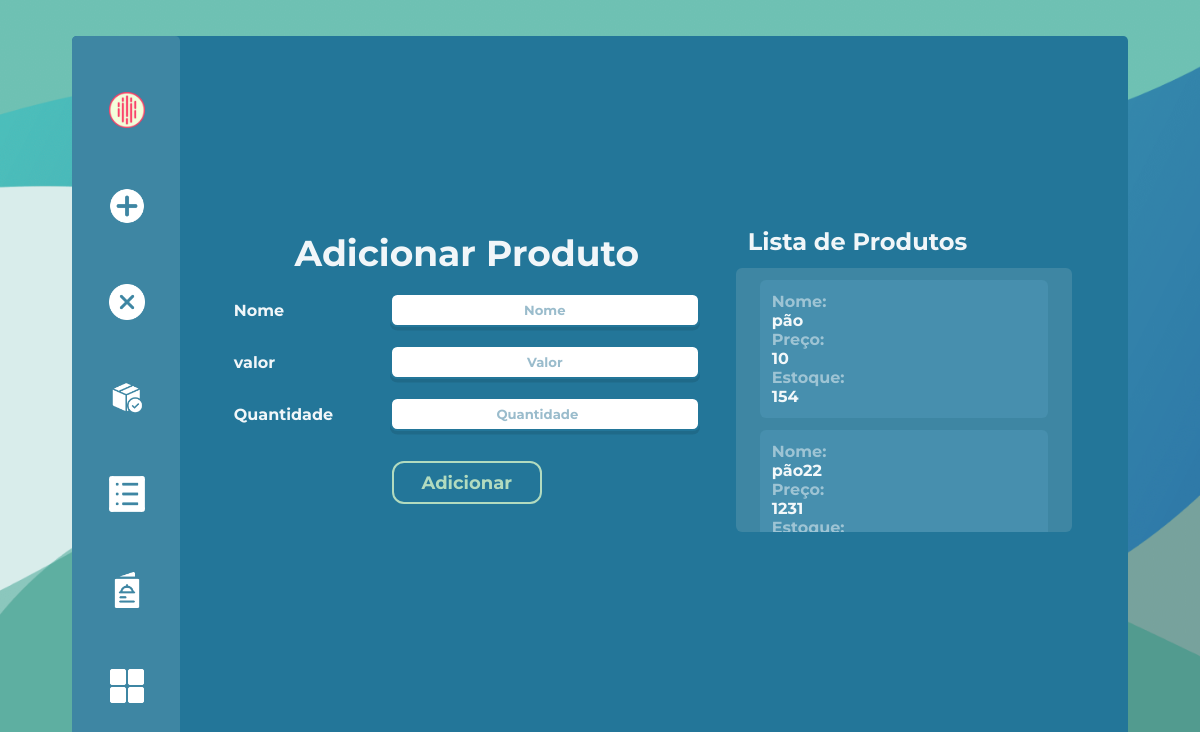
/adicionarProduto (signed in), run on the app's committed database.
### projeto/models.py (models this page shows)
class Produto(db.Model):
    id = db.Column(db.Integer, primary_key = True)
    lanche = db.Column(db.String(length=30), nullable=False)
    valor = db.Column(db.Integer, nullable=False)
    quantidade = db.Column(db.Integer, nullable=False)

### projeto/routes.py (the view, shortened to what this page needs)
@app.route('/adicionarProduto', methods=['GET', 'POST'])
@login_required
@user_type_required("funcionario", "adm")
def addProduto():
    form = adicionarProduto()
    produtos = Produto.query.all()
    return render_template("adicionarProduto.html", form = form, produtos=produtos)

### projeto/forms.py
class adicionarProduto(FlaskForm):
    lanche = StringField(label="Nome", validators=[DataRequired()])
    valor = FloatField(label="valor", validators=[NumberRange(min=1), DataRequired()])
    quantidade = IntegerField(validators=[DataRequired(),NumberRange(min=1)])
    submit = SubmitField(label="Adicionar")

### projeto/models.py (called while the page is built)
@login_manager.user_loader
def load_user(user_id):
    user_type = session.get('user_type')
    if user_type == 'responsavel':
        return Responsavel.query.get(int(user_id))
    elif user_type == 'dependente':
        return Dependente.query.get(int(user_id))
    elif user_type == 'funcionario':
        return Funcionario.query.get(int(user_id))
    elif user_type == 'adm':
        return ADM.query.get(int(user_id))
    return None

### projeto/routes.py (called while the page is built)
def user_type_required(*allowed_types):
    def decorator(f):
        @wraps(f)
        def decorated_function(*args, **kwargs):
            if 'user_type' not in session or session['user_type'] not in allowed_types:
                flash("Você não tem permissão para acessar esta página. Faça login com a conta correta.")
                return redirect(url_for('login'))
            return f(*args, **kwargs)
        return decorated_function
    return decorator

### projeto/templates/adicionarProduto.html (shortened to what this page needs)
{% extends 'baseFuncionario.html' %}
{% block conteudo %}
<section class="section_adicionar_estoque">
    <form method="POST" class="formsDependente">
        <h1 class="tituloComprarProduto">Adicionar Produto</h1>
        <div class="flex">
        {{form.lanche.label(class="labelLogin")}}
        {{form.lanche(class="formsLoginBox", placeholder="Nome")}}
        </div>
        <div class="flex">
        {{form.valor.label(class="labelLogin")}}
        {{form.valor(class="formsLoginBox", placeholder="Valor")}}
    </div>
        <div class="flex">
        {{form.quantidade.label(class="labelLogin")}}
        {{form.quantidade(class="formsLoginBox", placeholder="Quantidade")}}
    </div>
        {{form.submit(class="botãoContainer1")}}
    </form>
    <div class="lista">
        <h1>Lista de Produtos</h1>
        <div class="dadosLista">
        {% for i in produtos %}
        <div>
            <p>Nome: <p class="saldoText">{{ i.lanche}}</p></p>
            <p>Preço: <p class="saldoText">{{ i.valor}}</p></p>
            <p>Estoque: <p class="saldoText">{{ i.quantidade}}</p></p>
        </div>
        {% endfor%}
</section>
{%endblock%}

### projeto/static/style.css (style rules this page uses)
* { padding: 0; margin: 0; font-family: "Montserrat"; font-weight: bold; color: #ffffffef; }
.botãoContainer1 { font-weight: 700; color: #b2dbbf; font-size: 1.5vw; text-align: center; background-color: #237699; padding: 0.7vw; padding-inline: 2.3vw; max-width: fit-content; border-radius: 1vw; border: solid #b2dbbf 0.2vw; margin-block: 1vw; }
.dadosLista p, .dadosListaHist p { color: #ffffff79; }
.dadosLista div, .dadosListaHist div { background-color: #5aa1c057; margin-bottom: 1vw; padding: 1vw; border-radius: 0.5vw; }
.dadosLista .saldoText, .dadosListaHist .saldoText { color: #ffffffef; }
body { background-color: rgb(112, 112, 112); height: calc(100vh - var(--margin-principal) * 2) !important; background-image: url(imagens/FotoFundo1.png); background-size: cover; height: 100vh; overflow-y: hidden; }
:root { --margin-principal: 3vw; --margin-principal-inline: 4vw; }
.tituloComprarProduto { font-size: 3vw; }
.formsDependente { width: fit-content; display: flex; flex-direction: column; gap:1.5vw; align-items: center; }
.formsDependente .flex .labelLogin { width: 23vw; }
.formsDependente .flex { align-items: center; }
.formsLoginBox { width: 110%; border: 0; height: 2.5vw; font-size: 1.1vw; color: #000; border: #237699 solid 0.2vw; box-shadow:rgba(0, 0, 0, 0.1) 0px 0.3vw; border-radius: 0.6vw; }
input { padding: 0px; padding-inline: 8px; }
.formsDependente ::placeholder { text-align: center; color: #9abccc; border: 0; }
form { display: flex; flex-direction: column; }
.section_adicionar_estoque { display: flex; height: 57%; justify-content: center; gap:3vw; align-items: center; margin-left: 10%; }
.flex { display: flex; }
.dadosLista, .dadosListaHist { padding: 1vw; padding-inline: 2vw; background-color: hsl(197, 45%, 44%); border-radius: 0.5vw; justify-content: center; }
.dadosLista, .dadosListaHist { overflow: hidden; max-height: 20vw; width: 24vw; overflow-y: auto; }
.lista h1 { margin: 1vw; font-size: 2vw; }
.lista { width: fit-content; }

### data on the page
Produto: lanche "pão", valor "10", quantidade "154"
Produto: lanche "pão22", valor "1231"
